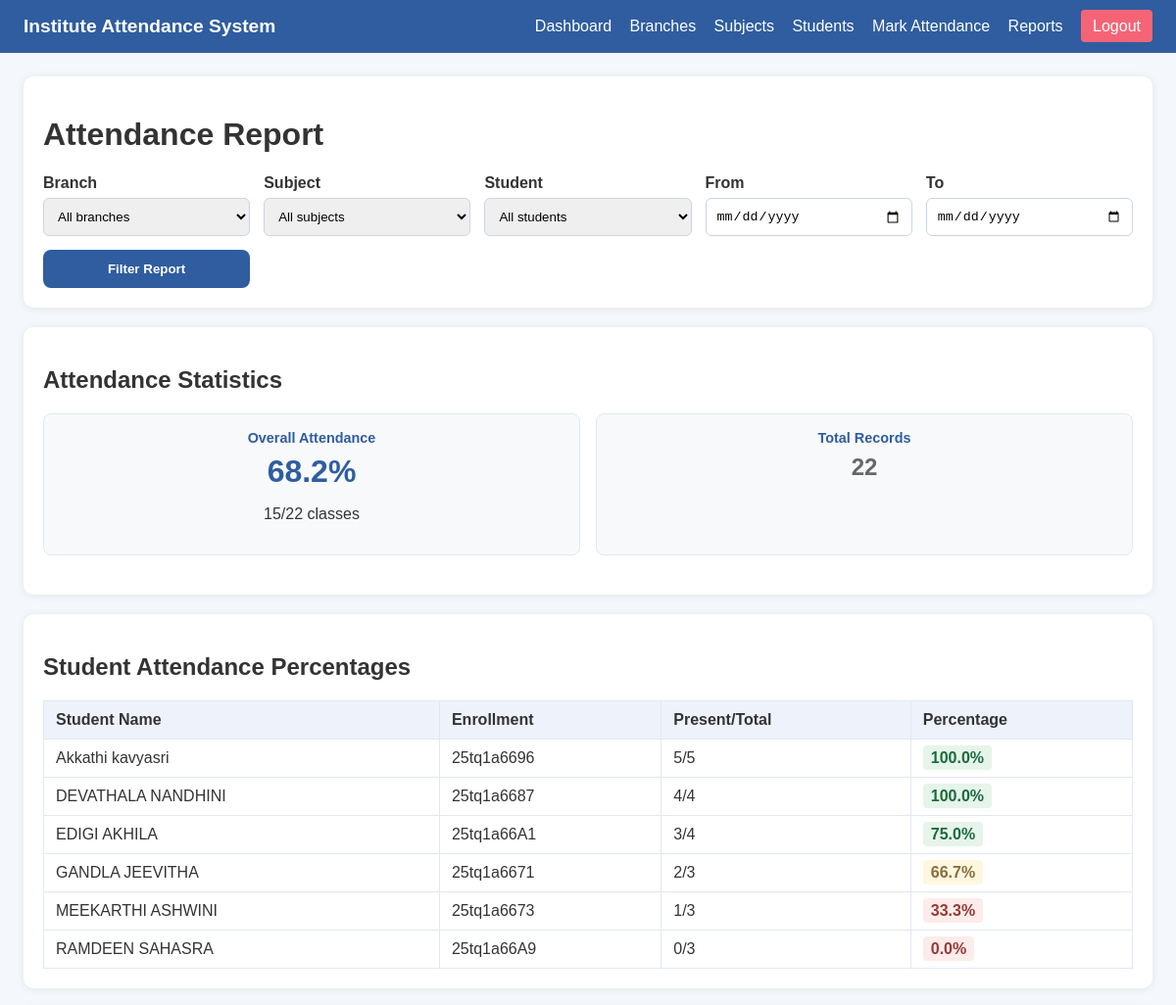
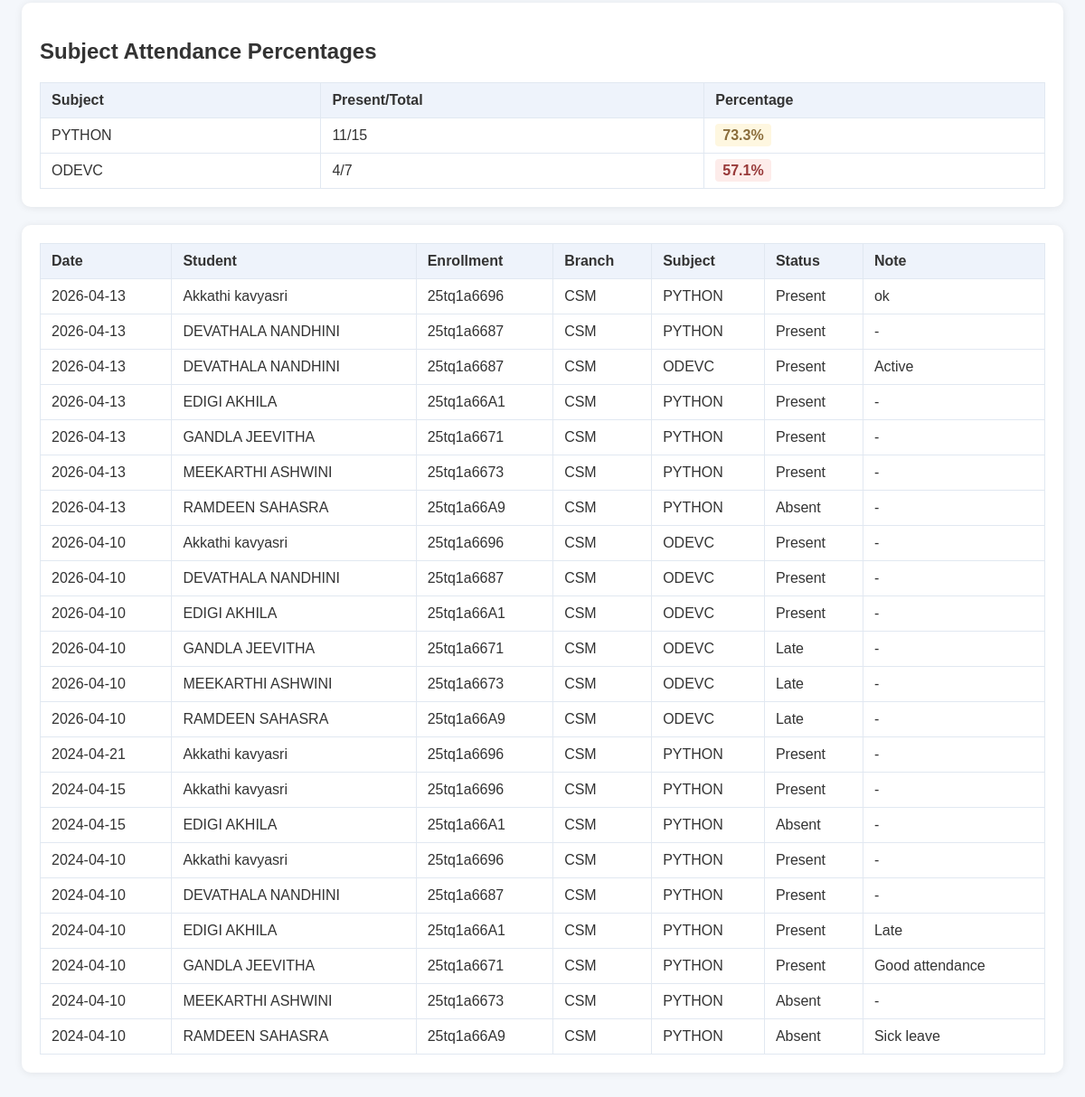
The app's page /reports (signed in) with its own data (2 pictures, top to bottom).
### tables this page shows
CREATE TABLE attendance (
        id INTEGER PRIMARY KEY,
        student_id INTEGER NOT NULL,
        branch_id INTEGER NOT NULL,
        subject_id INTEGER NOT NULL,
        date TEXT NOT NULL,
        status TEXT NOT NULL,
        note TEXT,
        FOREIGN KEY(student_id) REFERENCES students(id),
        FOREIGN KEY(branch_id) REFERENCES branches(id),
        FOREIGN KEY(subject_id) REFERENCES subjects(id)
    );

CREATE TABLE students (
        id INTEGER PRIMARY KEY,
        name TEXT NOT NULL,
        enrollment TEXT UNIQUE NOT NULL,
        branch_id INTEGER NOT NULL,
        email TEXT,
        FOREIGN KEY(branch_id) REFERENCES branches(id)
    );

CREATE TABLE subjects (
        id INTEGER PRIMARY KEY,
        name TEXT NOT NULL,
        branch_id INTEGER NOT NULL,
        FOREIGN KEY(branch_id) REFERENCES branches(id)
    );

CREATE TABLE branches (
        id INTEGER PRIMARY KEY,
        name TEXT UNIQUE NOT NULL,
        location TEXT
    );

### app.py (the view)
@app.route("/reports", methods=["GET", "POST"])
@login_required
def attendance_report():
    db = get_db()
    placeholder = get_placeholder()
    branches = db.execute(f"SELECT * FROM branches ORDER BY name").fetchall()
    subjects = []
    records = []
    filters = {
        "branch_id": request.args.get("branch_id") or request.form.get("branch_id"),
        "subject_id": request.args.get("subject_id") or request.form.get("subject_id"),
        "student_id": request.args.get("student_id") or request.form.get("student_id"),
        "from_date": request.args.get("from_date") or request.form.get("from_date"),
        "to_date": request.args.get("to_date") or request.form.get("to_date"),
    }
    if filters["branch_id"]:
        subjects = db.execute(
            f"SELECT * FROM subjects WHERE branch_id = {placeholder} ORDER BY name", (filters["branch_id"],)
        ).fetchall()
    query = f"SELECT attendance.*, students.name AS student_name, students.enrollment, branches.name AS branch_name, subjects.name AS subject_name FROM attendance JOIN students ON attendance.student_id = students.id JOIN branches ON attendance.branch_id = branches.id JOIN subjects ON attendance.subject_id = subjects.id"
    clauses = []
    params = []
    if filters["branch_id"]:
        clauses.append(f"attendance.branch_id = {placeholder}")
        params.append(filters["branch_id"])
    if filters["subject_id"]:
        clauses.append(f"attendance.subject_id = {placeholder}")
        params.append(filters["subject_id"])
    if filters["student_id"]:
        clauses.append(f"attendance.student_id = {placeholder}")
        params.append(filters["student_id"])
    if filters["from_date"]:
        clauses.append(f"attendance.date >= {placeholder}")
        params.append(filters["from_date"])
    if filters["to_date"]:
        clauses.append(f"attendance.date <= {placeholder}")
        params.append(filters["to_date"])
    if clauses:
        query += " WHERE " + " AND ".join(clauses)
    query += " ORDER BY attendance.date DESC, students.name"
    records = db.execute(query, params).fetchall()
    students = []
    if filters["branch_id"]:
        students = db.execute(
            f"SELECT * FROM students WHERE branch_id = {placeholder} ORDER BY name", (filters["branch_id"],)
        ).fetchall()
    stats = {}
    if records:
        student_stats = {}
        subject_stats = {}
        total_records = len(records)
        for record in records:
            student_id = record["student_id"]
            subject_id = record["subject_id"]
            status = record["status"]
            if student_id not in student_stats:
                student_stats[student_id] = {"total": 0, "present": 0, "name": record["student_name"], "enrollment": record["enrollment"]}
            student_stats[student_id]["total"] += 1
            if status == "Present":
                student_stats[student_id]["present"] += 1
            if subject_id not in subject_stats:
                subject_stats[subject_id] = {"total": 0, "present": 0, "name": record["subject_name"]}
            subject_stats[subject_id]["total"] += 1
            if status == "Present":
                subject_stats[subject_id]["present"] += 1
        for student_id, data in student_stats.items():
            data["percentage"] = round((data["present"] / data["total"]) * 100, 1) if data["total"] > 0 else 0
        for subject_id, data in subject_stats.items():
            data["percentage"] = round((data["present"] / data["total"]) * 100, 1) if data["total"] > 0 else 0
        stats = {
            "student_stats": list(student_stats.values()),
            "subject_stats": list(subject_stats.values()),
            "total_records": total_records,
            "overall_present": sum(s["present"] for s in student_stats.values()),
            "overall_total": sum(s["total"] for s in student_stats.values())
        }
        if stats["overall_total"] > 0:
            stats["overall_percentage"] = round((stats["overall_present"] / stats["overall_total"]) * 100, 1)
        else:
            stats["overall_percentage"] = 0
    db.close()
    return render_template(
        "attendance_report.html",
        branches=branches,
        subjects=subjects,
        students=students,
        records=records,
        filters=filters,
        stats=stats,
    )

### app.py (called while the page is built)
def get_db():
    if app.config["DATABASE"].startswith("postgresql"):
        import psycopg2
        from psycopg2.extras import RealDictCursor
        conn = psycopg2.connect(app.config["DATABASE"])
        conn.cursor_factory = RealDictCursor
        return conn
    else:
        conn = sqlite3.connect(app.config["DATABASE"])
        conn.row_factory = sqlite3.Row
        return conn

def get_placeholder():
    return "%s" if app.config["DATABASE"].startswith("postgresql") else "?"

def login_required(view):
    @wraps(view)
    def wrapped_view(**kwargs):
        if not session.get("user_id"):
            return redirect(url_for("login"))
        return view(**kwargs)
    return wrapped_view

### templates/attendance_report.html (shortened to what this page needs)
{% extends "layout.html" %}
{% block content %}
<div class="card">
    <h1>Attendance Report</h1>
    <form method="post" class="form-row wrap">
        <div>
            <label>Branch</label>
            <select name="branch_id" onchange="this.form.submit()">
                <option value="">All branches</option>
            </select>
        </div>
        <div>
            <label>Subject</label>
            <select name="subject_id">
                <option value="">All subjects</option>
            </select>
        </div>
        <div>
            <label>Student</label>
            <select name="student_id">
                <option value="">All students</option>
            </select>
        </div>
        <div>
            <label>From</label>
            <input type="date" name="from_date" value="{{ filters.from_date or '' }}" />
        </div>
        <div>
            <label>To</label>
            <input type="date" name="to_date" value="{{ filters.to_date or '' }}" />
        </div>
        <button type="submit">Filter Report</button>
    </form>
</div>
{% if stats %}
<div class="card">
    <h2>Attendance Statistics</h2>
    <div class="stats-grid">
        <div class="stat-box">
            <h3>Overall Attendance</h3>
            <p class="percentage">{{ stats.overall_percentage }}%</p>
            <p>{{ stats.overall_present }}/{{ stats.overall_total }} classes</p>
        </div>
        <div class="stat-box">
            <h3>Total Records</h3>
            <p class="count">{{ stats.total_records }}</p>
        </div>
    </div>
</div>
{% if stats.student_stats %}
<div class="card">
    <h2>Student Attendance Percentages</h2>
    <table>
        <thead>
            <tr>
                <th>Student Name</th>
                <th>Enrollment</th>
                <th>Present/Total</th>
                <th>Percentage</th>
            </tr>
        </thead>
        <tbody>
            {% for student in stats.student_stats %}
            <tr>
                <td>{{ student.name }}</td>
                <td>{{ student.enrollment }}</td>
                <td>{{ student.present }}/{{ student.total }}</td>
                <td>
                    <span class="percentage-cell {% if student.percentage >= 75 %}good{% elif student.percentage >= 60 %}average{% else %}poor{% endif %}">
                        {{ student.percentage }}%
                    </span>
                </td>
            </tr>
            {% endfor %}
        </tbody>
    </table>
</div>
{% endif %}
{% if stats.subject_stats %}
<div class="card">
    <h2>Subject Attendance Percentages</h2>
    <table>
        <thead>
            <tr>
                <th>Subject</th>
                <th>Present/Total</th>
                <th>Percentage</th>
            </tr>
        </thead>
        <tbody>
            {% for subject in stats.subject_stats %}
            <tr>
                <td>{{ subject.name }}</td>
                <td>{{ subject.present }}/{{ subject.total }}</td>
                <td>
                    <span class="percentage-cell {% if subject.percentage >= 75 %}good{% elif subject.percentage >= 60 %}average{% else %}poor{% endif %}">
                        {{ subject.percentage }}%
                    </span>
                </td>
            </tr>
            {% endfor %}
        </tbody>
    </table>
</div>
{% endif %}
{% endif %}
<div class="card">
    <table>
        <thead>
            <tr>
                <th>Date</th>
                <th>Student</th>
                <th>Enrollment</th>
                <th>Branch</th>
                <th>Subject</th>
                <th>Status</th>
                <th>Note</th>
            </tr>
        </thead>
        <tbody>
            {% if records %}
                {% for record in records %}
                <tr>
                    <td>{{ record.date }}</td>
                    <td>{{ record.student_name }}</td>
                    <td>{{ record.enrollment }}</td>
                    <td>{{ record.branch_name }}</td>
                    <td>{{ record.subject_name }}</td>
                    <td>{{ record.status }}</td>
                    <td>{{ record.note or '-' }}</td>
                </tr>
                {% endfor %}
            {% else %}
                <tr>
                    <td colspan="7">No attendance records found.</td>
                </tr>
            {% endif %}
        </tbody>
    </table>
</div>
{% endblock %}

### static/style.css (style rules this page uses)
body { margin: 0; font-family: Arial, sans-serif; background: #f4f7fb; color: #333; }
.card { background: white; border-radius: 10px; box-shadow: 0 1px 8px rgba(0, 0, 0, 0.08); padding: 20px; margin-bottom: 20px; }
form { display: grid; gap: 14px; }
.form-row { display: grid; grid-template-columns: repeat(auto-fit, minmax(220px, 1fr)); gap: 14px; align-items: end; }
.form-row.wrap { grid-template-columns: repeat(auto-fit, minmax(200px, 1fr)); }
label { display: block; font-weight: 600; margin-bottom: 6px; }
input[type="text"], input[type="password"], input[type="email"], input[type="date"], select { width: 100%; padding: 10px; border: 1px solid #ccd5e2; border-radius: 6px; box-sizing: border-box; }
button { border: none; background: #2f5d9f; color: white; padding: 12px 18px; border-radius: 8px; cursor: pointer; font-weight: 700; }
.stats-grid { display: grid; grid-template-columns: repeat(auto-fit, minmax(200px, 1fr)); gap: 16px; margin-bottom: 20px; }
.stat-box { background: #f8f9fa; padding: 16px; border-radius: 8px; text-align: center; border: 1px solid #e1e8f1; }
.stat-box h3 { margin: 0 0 8px 0; color: #2f5d9f; font-size: 0.9rem; }
.stat-box .percentage { font-size: 2rem; font-weight: bold; color: #2f5d9f; margin: 8px 0; }
.stat-box .count { font-size: 1.5rem; font-weight: bold; color: #666; margin: 8px 0; }
.percentage-cell { font-weight: bold; padding: 4px 8px; border-radius: 4px; }
.percentage-cell.good { background: #e6f4ea; color: #1a6a3f; }
.percentage-cell.average { background: #fef7e0; color: #8a6d3b; }
.percentage-cell.poor { background: #fdecea; color: #973838; }
table { width: 100%; border-collapse: collapse; }
thead { background: #eef3fb; }
th, td { padding: 10px 12px; border: 1px solid #e1e8f1; text-align: left; }

### records on screen
attendance: name "Akkathi kavyasri", enrollment "25tq1a6696", present "5", total "5", percentage "100.0", name "PYTHON", present "11", total "15", percentage "73.3", date "2026-04-13", student_name "Akkathi kavyasri", branch_name "CSM", subject_name "PYTHON", status "Present", note "ok"
attendance: name "DEVATHALA NANDHINI", enrollment "25tq1a6687", present "4", total "4", percentage "100.0", date "2026-04-13", student_name "DEVATHALA NANDHINI", branch_name "CSM", subject_name "PYTHON", status "Present", note "-"
attendance: name "EDIGI AKHILA", enrollment "25tq1a66A1", present "3", total "4", percentage "75.0", date "2026-04-13", student_name "EDIGI AKHILA", branch_name "CSM", subject_name "PYTHON", status "Present", note "-"
attendance: name "GANDLA JEEVITHA", enrollment "25tq1a6671", present "2", total "3", percentage "66.7", date "2026-04-13", student_name "GANDLA JEEVITHA", branch_name "CSM", subject_name "PYTHON", status "Present", note "-"
attendance: name "MEEKARTHI ASHWINI", enrollment "25tq1a6673", present "1", total "3", percentage "33.3", date "2026-04-13", student_name "MEEKARTHI ASHWINI", branch_name "CSM", subject_name "PYTHON", status "Present", note "-"
attendance: name "RAMDEEN SAHASRA", enrollment "25tq1a66A9", present "0", total "3", percentage "0.0", date "2026-04-13", student_name "RAMDEEN SAHASRA", branch_name "CSM", subject_name "PYTHON", status "Absent", note "-"
attendance: name "ODEVC", present "4", total "7", percentage "57.1", date "2026-04-13", student_name "DEVATHALA NANDHINI", enrollment "25tq1a6687", branch_name "CSM", subject_name "ODEVC", status "Present", note "Active"
attendance: date "2026-04-10", student_name "Akkathi kavyasri", enrollment "25tq1a6696", branch_name "CSM", subject_name "ODEVC", status "Present", note "-"
attendance: date "2026-04-10", student_name "DEVATHALA NANDHINI", enrollment "25tq1a6687", branch_name "CSM", subject_name "ODEVC", status "Present", note "-"
attendance: date "2026-04-10", student_name "EDIGI AKHILA", enrollment "25tq1a66A1", branch_name "CSM", subject_name "ODEVC", status "Present", note "-"
attendance: date "2026-04-10", student_name "GANDLA JEEVITHA", enrollment "25tq1a6671", branch_name "CSM", subject_name "ODEVC", status "Late", note "-"
attendance: date "2026-04-10", student_name "MEEKARTHI ASHWINI", enrollment "25tq1a6673", branch_name "CSM", subject_name "ODEVC", status "Late", note "-"
attendance: date "2026-04-10", student_name "RAMDEEN SAHASRA", enrollment "25tq1a66A9", branch_name "CSM", subject_name "ODEVC", status "Late", note "-"
attendance: date "2024-04-21", student_name "Akkathi kavyasri", enrollment "25tq1a6696", branch_name "CSM", subject_name "PYTHON", status "Present", note "-"
attendance: date "2024-04-15", student_name "Akkathi kavyasri", enrollment "25tq1a6696", branch_name "CSM", subject_name "PYTHON", status "Present", note "-"
attendance: date "2024-04-15", student_name "EDIGI AKHILA", enrollment "25tq1a66A1", branch_name "CSM", subject_name "PYTHON", status "Absent", note "-"
attendance: date "2024-04-10", student_name "Akkathi kavyasri", enrollment "25tq1a6696", branch_name "CSM", subject_name "PYTHON", status "Present", note "-"
attendance: date "2024-04-10", student_name "DEVATHALA NANDHINI", enrollment "25tq1a6687", branch_name "CSM", subject_name "PYTHON", status "Present", note "-"
attendance: date "2024-04-10", student_name "EDIGI AKHILA", enrollment "25tq1a66A1", branch_name "CSM", subject_name "PYTHON", status "Present", note "Late"
attendance: date "2024-04-10", student_name "GANDLA JEEVITHA", enrollment "25tq1a6671", branch_name "CSM", subject_name "PYTHON", status "Present", note "Good attendance"
attendance: date "2024-04-10", student_name "MEEKARTHI ASHWINI", enrollment "25tq1a6673", branch_name "CSM", subject_name "PYTHON", status "Absent", note "-"
attendance: date "2024-04-10", student_name "RAMDEEN SAHASRA", enrollment "25tq1a66A9", branch_name "CSM", subject_name "PYTHON", status "Absent", note "Sick leave"

### other values on screen
{{ stats.overall_percentage }} "68.2"
{{ stats.overall_present }} "15"
{{ stats.overall_total }} "22"
{{ stats.total_records }} "22"
